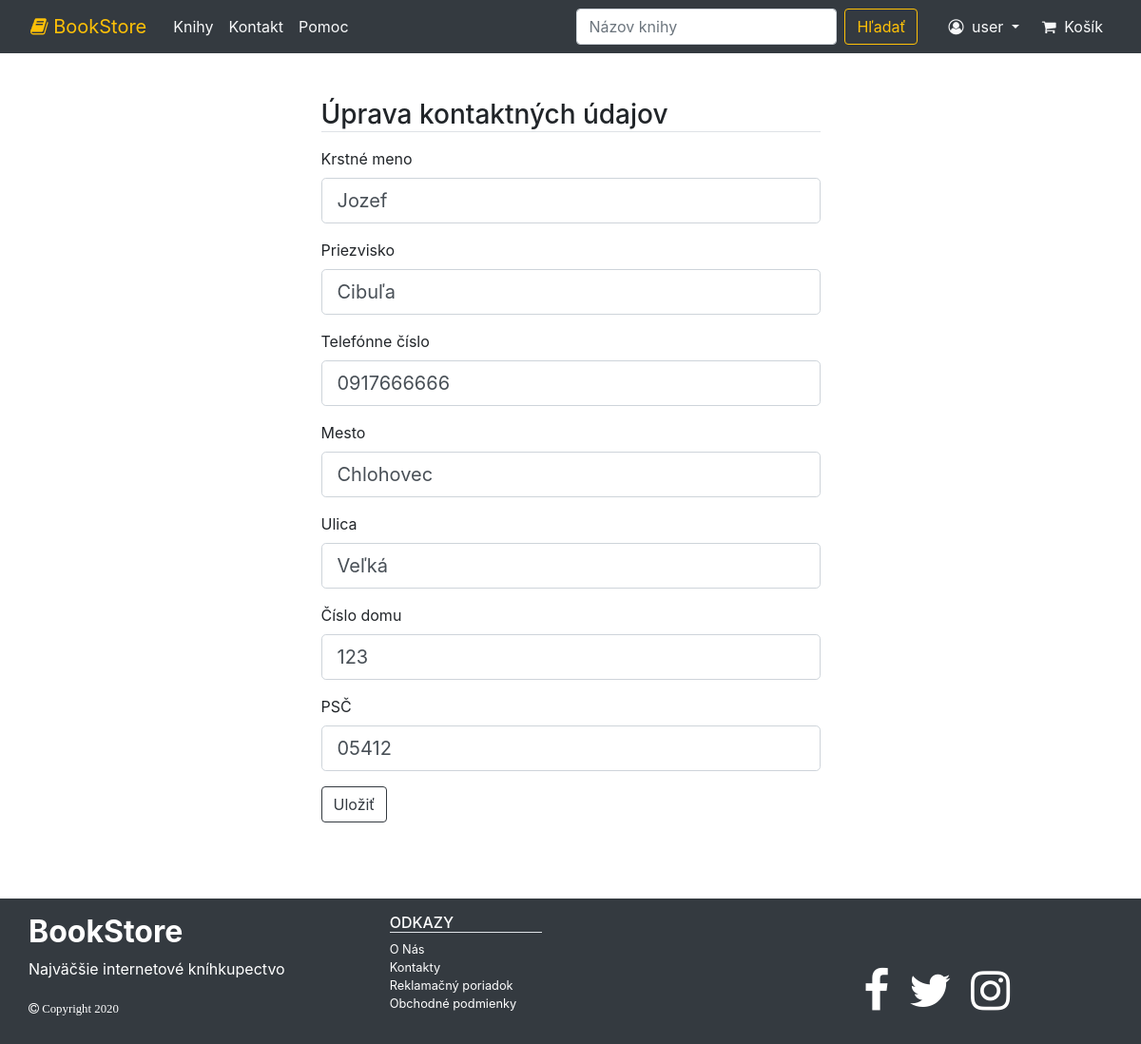
Screenshot of /account/edit/contact/ (signed in) with the database file from the repository.
### project/models/account.py (models this page shows, shortened)
class User(db.Model, UserMixin):
    id = db.Column(db.Integer, primary_key=True)
    username = db.Column(db.String(30), unique=True, nullable=False)
    email = db.Column(db.String(130), unique=True, nullable=False)
    password = db.Column(db.String(60), nullable=False)
    picture = db.Column(db.String(50), nullable=False, default="Default.png")
    orders = db.relationship("Order", backref="ordered_items", lazy=True)
    info_id = db.Column(db.Integer, db.ForeignKey("info.id"), nullable=True)

class Info(db.Model):
    id = db.Column(db.Integer, primary_key=True)
    first_name = db.Column(db.String(100), nullable=False)
    last_name = db.Column(db.String(100), nullable=False)
    phone_number = db.Column(db.String(100), nullable=False)
    state = db.Column(db.String(100), nullable=False, default="Slovakia")
    city = db.Column(db.String(100), nullable=False)
    psc = db.Column(db.String(5), nullable=False)
    street = db.Column(db.String(80), nullable=False)
    house_number = db.Column(db.Integer, nullable=False)

### project/users/account/routes.py (the view)
@account.route("/account/edit/contact/", methods=["GET", "POST"])
@login_required
def account_edit_contact():
    form = ContactForm()
    info_id = current_user.info_id
    info = Info.query.get(info_id)
    if info is None:
        return redirect(url_for("account.account_edit_contact_new"))
    if request.method == "POST":    #ak metoda je POST tak ulozi udaje z formulara
        if form.validate_on_submit():
            info.first_name = form.first_name.data
            info.last_name = form.last_name.data
            info.phone_number = form.phone_number.data
            info.city = form.city.data
            info.psc = form.psc.data
            info.house_number = form.house_number.data
            info.state = "Slovakia"
            info.street = form.street.data
            db.session.commit()
            flash("Kontaktné údaje boli uložené", "success")
            return redirect(url_for("account.my_account"))
    else:   #ak metoda je GET tak vyplni formular automaticky
        form.first_name.data = info.first_name
        form.last_name.data = info.last_name
        form.phone_number.data =info.phone_number
        form.city.data =info.city
        form.psc.data = info.psc
        form.house_number.data = info.house_number
        form.street.data = info.street
    return render_template("users/accountEdit.html", form=form, legend="Úprava kontaktných údajov")

### project/users/account/forms.py (shortened to what this page needs)
class ContactForm(FlaskForm):
    first_name = StringField("Krstné meno", validators=[DataRequired(message="Toto pole je povinné")])
    last_name =  StringField("Priezvisko", validators=[DataRequired(message="Toto pole je povinné")])
    phone_number =  StringField("Telefónne číslo", validators=[DataRequired(message="Toto pole je povinné")])
    city =  StringField("Mesto", validators=[DataRequired(message="Toto pole je povinné")])
    street = StringField("Ulica", validators=[DataRequired(message="Toto pole je povinné")])
    house_number = IntegerField("Číslo domu", validators=[DataRequired(message="Toto pole je povinné")])
    psc = StringField("PSČ", validators=[DataRequired(message="Toto pole je povinné")])
    submit = SubmitField("Uložiť")

### project/models/account.py (called while the page is built)
@login_manager.user_loader
def load_user(user_id):
    return User.query.get(user_id)

### project/templates/users/accountEdit.html
{% extends "layout.html" %}
{% block content %}
    <div class="container mt-5">
        <div class="row justify-content-center">
            <div class="col-6 ">
                {% include "generalForm.html" %}
            </div>
        </div>
    </div>
{% endblock %}

### project/templates/layout.html (shortened to what this page needs)
<!DOCTYPE html>
<html lang="en">
<head>
    <link rel="stylesheet" href="https://cdnjs.cloudflare.com/ajax/libs/font-awesome/4.7.0/css/font-awesome.min.css">
    <link rel="stylesheet" href="https://stackpath.bootstrapcdn.com/bootstrap/4.5.0/css/bootstrap.min.css">
    <link rel="stylesheet" href="{{ url_for('static', filename='main.css') }}">
</head>
<body>
    <nav class="navbar navbar-expand-lg navbar-dark bg-dark ">
        <a class="navbar-brand text-warning ml-3" href="{{ url_for('main.home') }}">
            <span class="fa fa-book"></span>
            BookStore
        </a>
        <div class="collapse navbar-collapse" id="navbarNav">
            <div class="navbar-nav mr-auto ">
                <a class="nav-item nav-link text-light ml-1" href="{{ url_for('search.search_all') }}">Knihy</a>
                <a class="nav-item nav-link text-light" href="{{ url_for('main.contact') }}">Kontakt</a>
                <a class="nav-item nav-link text-light" href="#">Pomoc</a>
            </div>
            <div class="navbar-nav mr-3">
                <form class="form-inline" method="GET" action="{{ url_for('search.search') }}">
                    <input class="form-control mr-sm-2" type="search" name="q" placeholder="Názov knihy" aria-label="Search">
                    <button class="btn btn-outline-warning my-2 my-sm-0" type="submit">Hľadať</button>
                </form>
            </div>
            {% if current_user.is_authenticated %}
                <div class="navbar-nav ml-2 dropdown">
                        <a class="nav-item nav-link text-light dropdown-toggle" href="#" id="navbarDropdown" role="button" data-toggle="dropdown" aria-haspopup="true" aria-expanded="false">
                            <span class="fa fa-user-circle-o mr-sm-1"></span>   {{ current_user.username }}
                        </a>
                </div>
            {% else %}
                <div class="navbar-nav ml-2">
                    <a class="nav-item nav-link text-light" href="{{ url_for('account.login') }}">
                        <span class="fa fa-user-circle-o"></span>   Prihlásiť sa
                    </a>
                </div>
            {% endif %}
            <div class="navbar-nav mr-3 ml-2">
                <a class="nav-item nav-link text-light" href="{{ url_for('shop.cart')}}">
                    <span class="fa fa-shopping-cart mr-sm-1"> </span>
                    Košík
                </a>
            </div>
        </div>
    </nav>
    <div class="container">
        {% block content %}
        {% endblock %}
    </div>
    <footer class="page-footer bg-dark pt-3 pb-3 mt-5">
        <div class="container">
            <div class="row">
                <div col-sm-4>
                    <div class="text-white">
                        <p class="font-weight-bold h2">
                            BookStore
                        </p>
                         <p class=" ">
                            Najväčšie internetové kníhkupectvo
                         </p>
                         <p class="fa fa-copyright small mb-1 mt-auto">
                            Copyright 2020
                         </p>
                    </div>
                </div>
            <div class="col-sm-1">
            </div>
            <div class="col-sm-2 text-white small ">
                <ul class="list-unstyled ">
                    <li class="border-bottom h6">
                        ODKAZY
                    </li>
                    <li class="">
                        <a href="{{ url_for('main.about') }}" class="text-white text-decoration-none"> O Nás  </a>
                    </li>
                    <li class="">
                        <a href="{{ url_for('main.contact') }}" class="text-white text-decoration-none"> Kontakty </a>
                    </li>
                    <li class="">
                        <a href="#" class="text-white text-decoration-none"> Reklamačný poriadok </a>
                    </li>
                    <li class="">
                        <a href="#" class="text-white text-decoration-none"> Obchodné podmienky </a>
                    </li>
                </ul>
            </div>
            <div class="col-sm-1">
            </div>
            <div class="col-sm-3 ml-auto mt-auto">
                <div>
                    <ul class="list-unstyled list-inline m-2">
                        <li class="list-inline-item">
                            <a  href="#" class="text-white">
                                <i class="fa fa-facebook fa-3x">  </i>
                            </a>
                        </li>
                        <li class="list-inline-item m-2">
                            <a  href="#" class="text-white">
                                <i class="fa fa-twitter fa-3x">  </i>
                            </a>
                        </li>
                        <li class="list-inline-item m-2">
                            <a  href="#" class="text-white">
                                <i class="fa fa-instagram fa-3x">  </i>
                            </a>
                        </li>
                    </ul>
                </div>
            </div>
            </div>
            </div>
    </footer>
</body>
</html>

### project/templates/generalForm.html (shortened to what this page needs)
<form action="" method="POST" >
    <fieldset class="form-group">
        {% if legend %}
            <legend class="border-bottom h3 mb-3">{{ legend }}</legend>
        {% else %}
            <legend class="border-bottom h3 mb-3">Formulár</legend>
        {% endif %}
        {% for field in form if field.name != 'csrf_token' %}
            <div class="form-group">
                {% if field.type == "SubmitField" %}
                    {{ field(class="btn btn-outline-dark") }}
                {% else %}
                    {{ field.label(class="form-control-label") }}
                    {% if field.errors %}
                        {{ field(class="form-control form-control-lg is-invalid") }}
                        <div class="invalid-feedback">
                            {% for error in field.errors %}
                                <span>{{ error }}</span>
                            {% endfor %}
                        </div>
                    {% else %}
                        {% if field.type == "TextAreaField" %}
                            {{ field(class="form-control form-control-sm", rows=20, cols=20)}}
                        {% else %}
                            {{ field(class="form-control form-control-lg ") }}
                        {% endif %}
                    {% endif %}
                {% endif %}
            </div>
        {% endfor %}
    </fieldset>
</form>

### rows the page displays
User: username "user"
Info: first_name "Jozef" "Cibuľa" "0917666666" "Chlohovec" "Veľká" "123" "05412"

### other values shown
{{ legend }} "Úprava kontaktných údajov"
{{ field.label(class="form-control-label") }} "Krstné meno" "Priezvisko" "Telefónne číslo" "Mesto" "Ulica" "Číslo domu" "PSČ"
